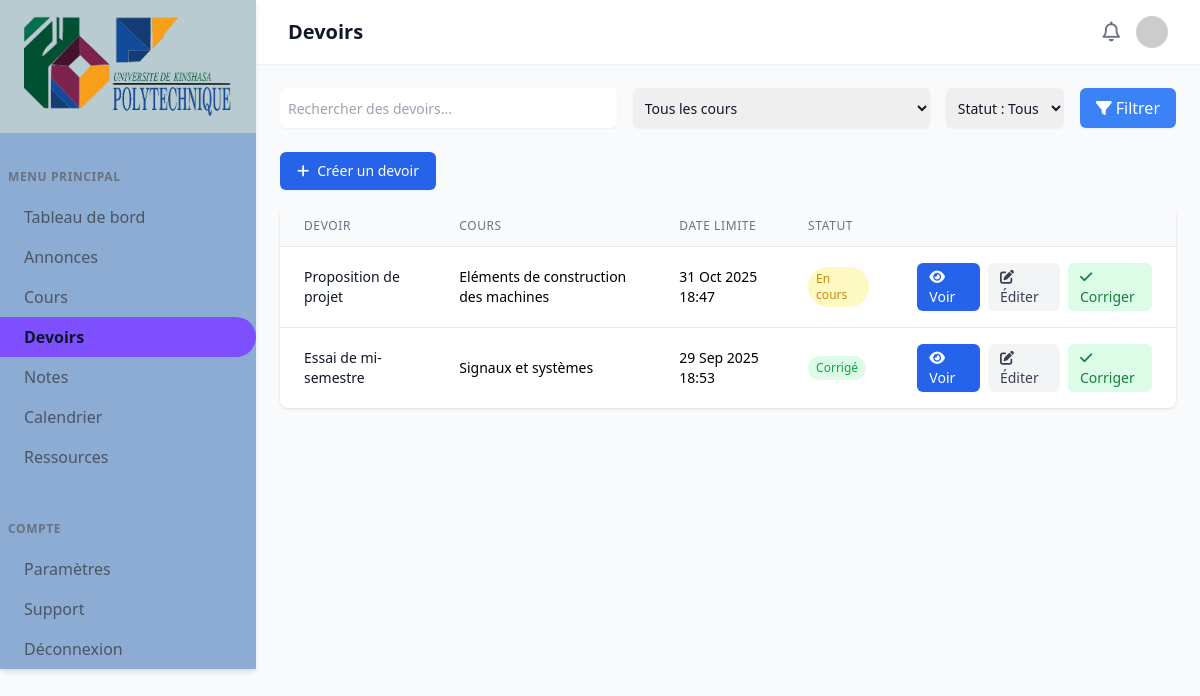
The app's page /Devoirs/ (signed in) with its own data.
### Assignments/models.py (models this page shows, shortened)
class Devoir(models.Model):
    PROMOTIONS = [
        ('Science de base', 'Science de base'),
        ('Informatique', 'Informatique'),
        ('Mathématiques', 'Mathématiques'),
        ('Physique', 'Physique'),
        ('Chimie', 'Chimie'),
    ]
    titre = models.CharField(max_length=200)
    cours = models.ForeignKey(Course, on_delete=models.CASCADE, related_name='devoirs')
    date_limite = models.DateTimeField()
    note = models.DecimalField(max_digits=5, decimal_places=2, null=True, blank=True)
    description = models.TextField(blank=True)
    liens = models.TextField(blank=True, help_text="Séparer plusieurs liens par des virgules")
    auteur = models.ForeignKey(User, on_delete=models.SET_NULL, null=True, blank=True)
    date_creation = models.DateTimeField(auto_now_add=True)
    afficher_soumettre = models.BooleanField(default=True)
    promotion = models.CharField(max_length=50, choices=PROMOTIONS, default='Science de base')
    class Meta:
        ordering = ['-date_limite']
    def est_soumis_par(self, user):
        return self.soumissions.filter(etudiant=user).exists()
    @property
    def bouton_soumettre_visible(self):
        now = timezone.now()
        return self.afficher_soumettre and now <= self.date_limite
    def statut_pour(self, user):
        now = timezone.now()
        if now <= self.date_limite:
            return "En attente" if self.est_soumis_par(user) else "En cours"
        else:
            return "Terminé"

### Courses/models.py (models this page shows, shortened)
class Course(models.Model):
    title = models.CharField(max_length=100, verbose_name="Nom du cours")
    code = models.CharField(max_length=15, verbose_name="Code du cour")
    credits = models.IntegerField(verbose_name="Nombre de credits")
    description = models.TextField(verbose_name="Description")
    class Meta:
        verbose_name = "Cour"
        verbose_name_plural = "Cours"

### Assignments/views.py (the view, shortened to what this page needs)
# urls.py: path('', views.assignments, name='assignments'),
@login_required
def assignments(request):
    search_query = request.GET.get('search', '')
    cours_filter = request.GET.get('cours', '')
    statut_filter = request.GET.get('statut', '')
    devoirs = Devoir.objects.all().order_by('-date_limite')
    cours_list = Course.objects.all()
    devoirs_data = []
    for devoir in devoirs:
        if search_query and search_query.lower() not in devoir.titre.lower() \
            and search_query.lower() not in devoir.cours.title.lower():
            continue
        if cours_filter and str(devoir.cours.id) != cours_filter:
            continue
        statut = devoir.statut_pour(request.user)
        bouton_visible = devoir.bouton_soumettre_visible and not devoir.est_soumis_par(request.user)
        devoirs_data.append({
            'id': devoir.id,
            'titre': devoir.titre,
            'cours': devoir.cours.title,
            'date_limite': devoir.date_limite,
            'note': devoir.note,
            'statut': statut,
            'bouton_visible': bouton_visible,
        })
    if request.user.groups.filter(name='Etudiants').exists():
        return render(request, 'Assignments/student_assignments.html', {
            'devoirs': devoirs_data,
            'cours_list': cours_list,
            'request': request,
        })
    elif request.user.groups.filter(name='Enseignants').exists():
        return render(request, 'Assignments/teacher_assignments.html', {
            'devoirs': devoirs_data,
            'cours_list': cours_list,
            'request': request,
        })
    else:
        return redirect('/admin/')

### Assignments/templates/Assignments/teacher_assignments.html (shortened to what this page needs)
{% load static %}
<!DOCTYPE html>
<html lang="en">
<head>
    <script src="https://cdn.tailwindcss.com"></script>
    <link rel="stylesheet" href="https://cdnjs.cloudflare.com/ajax/libs/font-awesome/6.4.0/css/all.min.css">
</head>
<body class="bg-gray-50">
    <div class="flex min-h-screen">
        <nav id="sidebar" class="fixed md:static top-0 left-0 h-full w-64 bg-[#8CACD3] shadow-md z-50 md:block md:translate-x-0 transform transition-transform duration-300 ease-in-out">
        <div class="px-6 py-4 flex items-center justify-between md:justify-start bg-[#B8CBD0]">
            <div class="flex items-center gap-2">
                <img src="{% static 'img/logo.png' %}" alt="Minimalist university logo with academic hat icon in blue" class="logo-img">
            </div>
        </div>
        <nav class="mt-6">
            <div class="mb-8">
                <div class="px-2 py-3 text-xs font-semibold text-gray-500 uppercase tracking-wider">
                    Menu Principal
                </div>
                <a href="{% url 'Dashboard:dashboard' %}" class="block px-6 py-2 rounded-r-full {% if request.resolver_match.app_name == 'Dashboard' %}bg-[#7D4FFE] text-[#0B162C] font-semibold{% else %}text-gray-600 hover:bg-gray-100{% endif %}">Tableau de bord</a>
                <a href="{% url 'Annonces:annonces' %}" class="block px-6 py-2 rounded-r-full {% if request.resolver_match.app_name == 'Annonces' %}bg-[#7D4FFE] text-[#0B162C] font-semibold{% else %}text-gray-600 hover:bg-gray-100{% endif %}">Annonces</a>
                <a href="{% url 'Courses:cours' %}" class="block px-6 py-2 rounded-r-full {% if request.resolver_match.app_name == 'Courses' %}bg-[#7D4FFE] text-[#0B162C] font-semibold{% else %}text-gray-600 hover:bg-gray-100{% endif %}">Cours</a>
                <a href="{% url 'Assignments:assignments' %}" class="block px-6 py-2 rounded-r-full {% if request.resolver_match.app_name == 'Assignments' %}bg-[#7D4FFE] text-[#0B162C] font-semibold{% else %}text-gray-600 hover:bg-gray-100{% endif %}">Devoirs</a>
                <a href="{% url 'Grades:grade' %}" class="block px-6 py-2 rounded-r-full {% if request.resolver_match.app_name == 'Grades' %}bg-[#7D4FFE] text-[#0B162C] font-semibold{% else %}text-gray-600 hover:bg-gray-100{% endif %}">Notes</a>
                <a href="{% url 'Calendar:calendar' %}" class="block px-6 py-2 rounded-r-full {% if request.resolver_match.app_name == 'Calendar' %}bg-[#7D4FFE] text-[#0B162C] font-semibold{% else %}text-gray-600 hover:bg-gray-100{% endif %}">Calendrier</a>
                <a href="{% url 'Resources:resources' %}" class="block px-6 py-2 rounded-r-full {% if request.resolver_match.app_name == 'Resources' %}bg-[#7D4FFE] text-[#0B162C] font-semibold{% else %}text-gray-600 hover:bg-gray-100{% endif %}">Ressources</a>
            </div>
            <div>
                <div class="px-2 py-3 text-xs font-semibold text-gray-500 uppercase tracking-wider">
                    Compte
                </div>
                <a href="{% url 'Profiles:profile' %}" class="block px-6 py-2 rounded-r-full {% if request.resolver_match.app_name == 'Profiles' %}bg-[#7D4FFE] text-[#0B162C] font-semibold{% else %}text-gray-600 hover:bg-gray-100{% endif %}">Paramètres</a>
                <a href="{% url 'Support:support' %}" class="block px-6 py-2 rounded-r-full {% if request.resolver_match.app_name == 'Support' %}bg-[#7D4FFE] text-[#0B162C] font-semibold{% else %}text-gray-600 hover:bg-gray-100{% endif %}">Support</a>
                <a href="{% url 'Users:logout' %}" class="block px-6 py-2 text-gray-600 hover:bg-gray-100 rounded-r-full">Déconnexion</a>
            </div>
        </nav>
    </nav>
        <div class="flex-1 flex flex-col overflow-auto min-h-screen">
            <header class="bg-white shadow-sm sticky top-0 z-30">
                <div class="max-w-7xl mx-auto px-4 sm:px-6 lg:px-8 py-4 flex justify-between items-center">
                    <div class="flex items-center">
                        <h1 class="text-xl font-semibold text-gray-900">Devoirs</h1>
                    </div>
                    <div class="flex items-center space-x-4">
                        <button class="text-gray-500 hover:text-gray-700">
                            <i class="far fa-bell text-xl"></i>
                        </button>
                        <div class="relative">
                            <img src="https://placehold.co/40x40" alt="Teacher profile picture" class="rounded-full w-8 h-8 cursor-pointer">
                        </div>
                    </div>
                </div>
            </header>
            <div class="p-6">
    <form method="GET" action="{% url 'Assignments:assignments' %}" class="flex flex-col md:flex-row gap-4 mb-6">
        <input type="text" name="search" placeholder="Rechercher des devoirs..."
               value="{{ request.GET.search }}"
               class="w-full h-10 rounded-md border-gray-300 shadow-sm focus:border-blue-500 focus:ring-blue-500 sm:text-sm px-2 text-gray-900">
        <select name="cours"
                class="h-10 rounded-md border-gray-300 shadow-sm focus:border-blue-500 focus:ring-blue-500 sm:text-sm px-2 text-gray-900">
            <option value="">Tous les cours</option>
        </select>
        <select name="statut"
                class="h-10 rounded-md border-gray-300 shadow-sm focus:border-blue-500 focus:ring-blue-500 sm:text-sm px-2 text-gray-900">
            <option value="">Statut : Tous</option>
        </select>
        <button type="submit" class="h-10 bg-blue-500 text-white px-4 rounded-md shadow-sm hover:bg-blue-600 flex items-center justify-center">
            <i class="fas fa-filter mr-1"></i>Filtrer
        </button>
    </form>
    <div class="mb-4">
        <button id="openCreateModal"
                class="inline-flex items-center px-4 py-2 border border-transparent text-sm font-medium rounded-md shadow-sm text-white bg-blue-600 hover:bg-blue-700">
            <i class="fas fa-plus mr-2"></i>Créer un devoir
        </button>
    </div>
    <div class="bg-white shadow rounded-lg overflow-auto">
        <table class="min-w-full divide-y divide-gray-200">
            <thead>
                <tr class="bg-gray-50">
                    <th class="px-6 py-3 text-left text-xs font-medium text-gray-500 uppercase tracking-wider">Devoir</th>
                    <th class="px-6 py-3 text-left text-xs font-medium text-gray-500 uppercase tracking-wider">Cours</th>
                    <th class="px-6 py-3 text-left text-xs font-medium text-gray-500 uppercase tracking-wider">Date limite</th>
                    <th class="px-6 py-3 text-left text-xs font-medium text-gray-500 uppercase tracking-wider">Statut</th>
                    <th class="px-6 py-3"></th>
                </tr>
            </thead>
            <tbody class="divide-y divide-gray-200 text-sm">
                {% for devoir in devoirs %}
                <tr>
                    <td class="px-6 py-4 font-medium text-gray-900">{{ devoir.titre }}</td>
                    <td class="px-6 py-4">{{ devoir.cours }}</td>
                    <td class="px-6 py-4">{{ devoir.date_limite|date:"d M Y H:i" }}</td>
                    <td class="px-6 py-4">
                        {% if devoir.statut == "En attente" %}
                            <span class="inline-block bg-blue-100 text-blue-600 text-xs px-2 py-1 rounded-full">En attente</span>
                        {% elif devoir.statut == "En cours" %}
                            <span class="inline-block bg-yellow-100 text-yellow-600 text-xs px-2 py-1 rounded-full">En cours</span>
                        {% else %}
                            <span class="inline-block bg-green-100 text-green-600 text-xs px-2 py-1 rounded-full">Corrigé</span>
                        {% endif %}
                    </td>
                    <td class="px-6 py-4 flex gap-2">
                        <a href="{% url 'Assignments:view' devoir.id %}" class="inline-block bg-blue-600 text-white px-3 py-1 rounded-md hover:bg-blue-700">
                            <i class="fas fa-eye mr-1"></i>Voir
                        </a>
                        <a href="javascript:void(0)" class="editBtn inline-block bg-gray-100 text-gray-700 px-3 py-1 rounded-md hover:bg-gray-200"
                           data-id="{{ devoir.id }}"
                           data-titre="{{ devoir.titre }}"
                           data-cours="{{ devoir.cours_id }}"
                           data-date="{{ devoir.date_limite|date:'Y-m-d\\TH:i' }}"
                           data-description="{{ devoir.description }}"
                           data-liens="{{ devoir.liens }}"
                           data-promotion="{{ devoir.promotion }}">
                            <i class="fas fa-edit mr-1"></i>Éditer
                        </a>
                        <a href="{% url 'Assignments:correct' devoir.id %}" class="inline-block bg-green-100 text-green-700 px-3 py-1 rounded-md hover:bg-green-200">
                            <i class="fas fa-check mr-1"></i>Corriger
                        </a>
                    </td>
                </tr>
                {% endfor %}
            </tbody>
        </table>
    </div>
</div>
</body>
</html>

### records on screen
Devoir: titre "Proposition de projet", date_limite "31 Oct 2025 18:47"
Course: cours "Eléments de construction des machines"
Devoir: titre "Essai de mi-semestre", date_limite "29 Sep 2025 18:53"
Course: cours "Signaux et systèmes"
